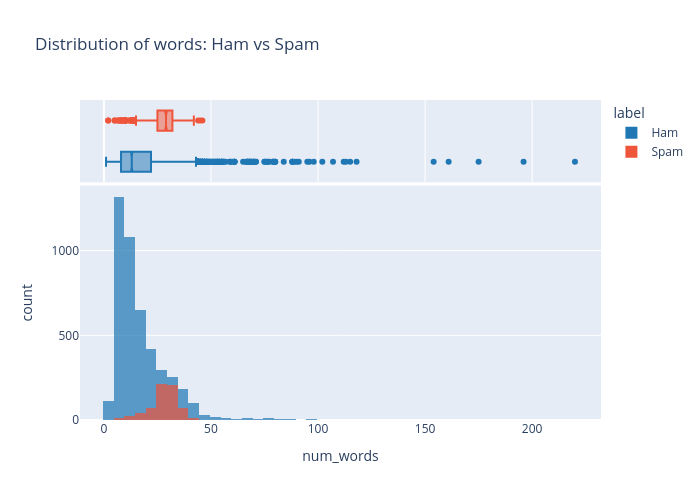

Write notebook code for a chart like this one.
### Code cell
import plotly.express as px

# Map target to readable names for the legend
df['label'] = df['target'].map({0: 'Ham', 1: 'Spam'})

# histogram
fig = px.histogram(df, 
                   x='num_words', 
                   color='label', 
                   marginal='box',
                   nbins=100,
                   title='Distribution of words: Ham vs Spam',
                   color_discrete_map={'Ham': '#1f77b4', 'Spam': '#ef553b'},
                   opacity=0.7,
                   barmode='overlay')

fig.update_layout(width=700, height=500)

fig.show()

### Figure 1 — Plotly figure (JSON) as saved in the notebook; plotly's stock layout.template omitted (floating-point values rounded to 4 significant figures; data arrays with more than 128 entries replaced by an {"elided": "..."} marker saying what was removed)
{"data": [{"bingroup": "x", "hovertemplate": "label=Ham<br>num_words=%{x}<br>count=%{y}<extra></extra>", "legendgroup": "Ham", "marker": {"color": "#1f77b4", "opacity": 0.7, "pattern": {"shape": ""}}, "name": "Ham", "nbinsx": 100, "orientation": "v", "showlegend": true, "type": "histogram", "x": {"elided": "4516 int values"}, "xaxis": "x", "yaxis": "y"}, {"hovertemplate": "label=Ham<br>num_words=%{x}<extra></extra>", "legendgroup": "Ham", "marker": {"color": "#1f77b4"}, "name": "Ham", "notched": true, "showlegend": false, "type": "box", "x": {"elided": "4516 int values"}, "xaxis": "x2", "yaxis": "y2"}, {"bingroup": "x", "hovertemplate": "label=Spam<br>num_words=%{x}<br>count=%{y}<extra></extra>", "legendgroup": "Spam", "marker": {"color": "#ef553b", "opacity": 0.7, "pattern": {"shape": ""}}, "name": "Spam", "nbinsx": 100, "orientation": "v", "showlegend": true, "type": "histogram", "x": {"elided": "653 int values"}, "xaxis": "x", "yaxis": "y"}, {"hovertemplate": "label=Spam<br>num_words=%{x}<extra></extra>", "legendgroup": "Spam", "marker": {"color": "#ef553b"}, "name": "Spam", "notched": true, "showlegend": false, "type": "box", "x": {"elided": "653 int values"}, "xaxis": "x2", "yaxis": "y2"}], "layout": {"barmode": "overlay", "height": 500, "legend": {"title": {"text": "label"}, "tracegroupgap": 0}, "title": {"text": "Distribution of words: Ham vs Spam"}, "width": 700, "xaxis": {"anchor": "y", "domain": [0, 1], "title": {"text": "num_words"}}, "xaxis2": {"anchor": "y2", "domain": [0, 1], "matches": "x", "showgrid": true, "showticklabels": false}, "yaxis": {"anchor": "x", "domain": [0, 0.7326], "title": {"text": "count"}}, "yaxis2": {"anchor": "x2", "domain": [0.7426, 1], "matches": "y2", "showgrid": false, "showline": false, "showticklabels": false, "ticks": ""}}}
